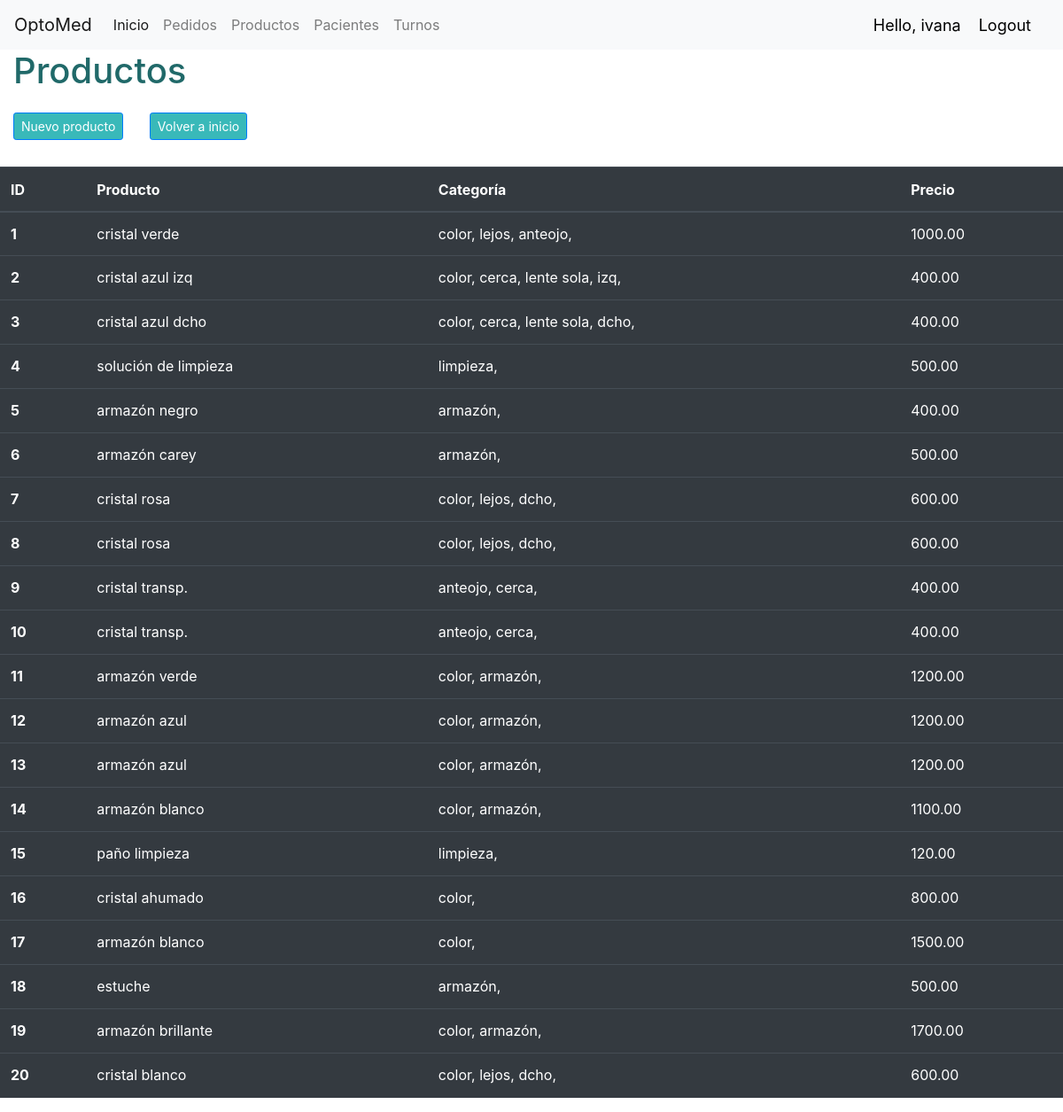
Page /pedidos/productos/ (signed in) on the committed database.
### pedidos/models.py (models this page shows, shortened)
class Producto(models.Model):
  CATEGORÍA = (
            ('Lente', 'Lente'),
            ('Otro', 'Otro'),
            )
  DISTANCIA = (
              ('Lejos', 'Lejos'),
              ('Cerca', 'Cerca'),
              )
  LADO = (
          ('Izquierdo', 'Izquierdo'),
          ('Derecho', 'Derecho'),
          ('Ambos', 'Ambos'),
        )
  ARMAZÓN = (
              ('Sí', 'Sí'),
              ('No', 'No'),
            )
  nombre = models.CharField(max_length=100, null=True)
  precio = models.DecimalField(null=True, max_digits=20, decimal_places=2, default=0.00)
  categoría = models.CharField(max_length=50, null=True, choices=CATEGORÍA, default="Otro")
  distancia = models.CharField(max_length=15, null=True, blank=True, choices=DISTANCIA)
  lado = models.CharField(max_length=15, null=True, blank=True, choices=LADO)
  armazón = models.CharField(max_length=15, null=True, blank=True, choices=ARMAZÓN)
  descripción = models.CharField(max_length=100, null=True, blank=True)
  fecha_creación =  models.DateTimeField(auto_now_add=True, null=True)
  tags = models.ManyToManyField(Tag)
  stock = models.IntegerField(null=True, blank=True, default=0)

class Tag(models.Model):
  nombre = models.CharField(max_length=200, null=True)
  def __str__(self):
    return self.nombre

### accounts/decorators.py (the view)
        def wrapper_func(request, *args, **kwargs):
            group = None
            if request.user.groups.exists():
                group = request.user.groups.all()[0].name
            if group in allowed_roles:
                return view_func(request, *args, **kwargs)
            else:
                return HttpResponse('No estas autorizado para ver esta pagina')

### pedidos/views.py (called while the page is built)
@login_required(login_url='login')
@allowed_users(allowed_roles=['admin', 'ventas','gerencia'])
def productos(request):
  return render(request, "pedidos/productos.html", context)

### pedidos/templates/pedidos/productos.html (shortened to what this page needs)
{% extends "pedidos/layout.html" %}
{% block body %}
  <h1> Productos </h1>
<a class="btn btn-primary btn-sm" style="background-color: #39b9b9; margin-left: 15px; margin-bottom: 15px;" href="{% url 'pedidos:nuevo_producto' %}">Nuevo producto</a>
<a class="btn btn-primary btn-sm" style="background-color: #39b9b9; margin: 15px 0 30px 25px;" href="{% url 'pedidos:inicio' %}">Volver a inicio</a>
<table class="table table-hover table-dark">
  <thead>
    <tr>
      <th scope="col">ID</th>
      <th scope="col">Producto</th>
      <th scope="col">Categoría</th>
      <th scope="col">Precio</th>
    </tr>
  </thead>
  <tbody>
        {% for producto in productos %}
          <tr>
          <th scope="row">{{ producto.pk }}</th>
          <td>{{ producto.nombre }}</td>
          <td>
              {% for tag in producto.tags.all %}
                {{ tag }},
              {% endfor %}
          </td>
          <td>{{ producto.precio }}</td>
          </tr>
        {% endfor %}
  </tbody>
</table>
{% endblock %}

### pedidos/templates/pedidos/layout.html (shortened to what this page needs)
{% load static %}
<!DOCTYPE html>
<html lang="es">
<head>
  <link rel="stylesheet" href="{% static 'pacientes/styles.css' %}">
  <link rel="stylesheet" href="https://cdn.jsdelivr.net/npm/bootstrap@4.5.3/dist/css/bootstrap.min.css">
</head>
<body>
  <nav class="navbar navbar-expand-lg navbar-light bg-light">
  <a class="navbar-brand" href="#">OptoMed</a>
  <div class="collapse navbar-collapse" id="navbarNav">
    <ul class="navbar-nav">
      <li class="nav-item active">
        <a class="nav-link" href="{% url 'pedidos:inicio' %}">Inicio <span class="sr-only">(current)</span></a>
      </li>
      <li class="nav-item">
        <a class="nav-link" href="{% url 'pedidos:pedidos' %}">Pedidos</a>
      </li>
      <li class="nav-item">
        <a class="nav-link" href="{% url 'pedidos:productos' %}">Productos</a>
      </li>
      <li class="nav-item">
        <a class="nav-link" href="{% url 'pacientes:index' %}">Pacientes</a>
      </li>
      <li class="nav-item">
        <a class="nav-link" href="#">Turnos</a>
      </li>
    </ul>
  </div>
  <span  class="hello-msg">Hello, {{request.user}}</span>
  <span><a class="hello-msg" href="{% url 'accounts:logout' %}" > Logout </a></span>
</nav>
  {% block body %}
  {% endblock %}
</body>
</html>

### pacientes/static/pacientes/styles.css (style rules this page uses)
body { margin: 0; padding: 0; }
h1 { color: rgb(32, 105, 105); margin: 25px 15px; }
tr { height: 50px; }
.btn-primary { background-color: rgb(32, 105, 105); }

### pedidos/templates/pedidos/layout.html (style rules this page uses)
.hello-msg { font-size: 18px; color: black; margin-right: 20px; }

### rows in the picture
Producto: pk "1", nombre "cristal verde", precio "1000.00"
Tag: nombre "color"
Tag: nombre "lejos"
Tag: nombre "anteojo"
Producto: pk "2", nombre "cristal azul izq", precio "400.00"
Tag: nombre "cerca"
Tag: nombre "lente sola"
Tag: nombre "izq"
Producto: pk "3", nombre "cristal azul dcho", precio "400.00"
Tag: nombre "dcho"
Producto: pk "4", nombre "solución de limpieza", precio "500.00"
Tag: nombre "limpieza"
Producto: pk "5", nombre "armazón negro", precio "400.00"
Tag: nombre "armazón"
Producto: pk "6", nombre "armazón carey", precio "500.00"
Producto: pk "7", nombre "cristal rosa", precio "600.00"
Producto: pk "8", nombre "cristal rosa", precio "600.00"
Producto: pk "9", nombre "cristal transp.", precio "400.00"
Producto: pk "10", nombre "cristal transp.", precio "400.00"
Producto: pk "11", nombre "armazón verde", precio "1200.00"
Producto: pk "12", nombre "armazón azul", precio "1200.00"
Producto: pk "13", nombre "armazón azul", precio "1200.00"
Producto: pk "14", nombre "armazón blanco", precio "1100.00"
Producto: pk "15", nombre "paño limpieza", precio "120.00"
Producto: pk "16", nombre "cristal ahumado", precio "800.00"
Producto: pk "17", nombre "armazón blanco", precio "1500.00"
Producto: pk "18", nombre "estuche", precio "500.00"
Producto: pk "19", nombre "armazón brillante", precio "1700.00"
Producto: pk "20", nombre "cristal blanco", precio "600.00"

### other values in the picture
{{ request.user }} "ivana"
